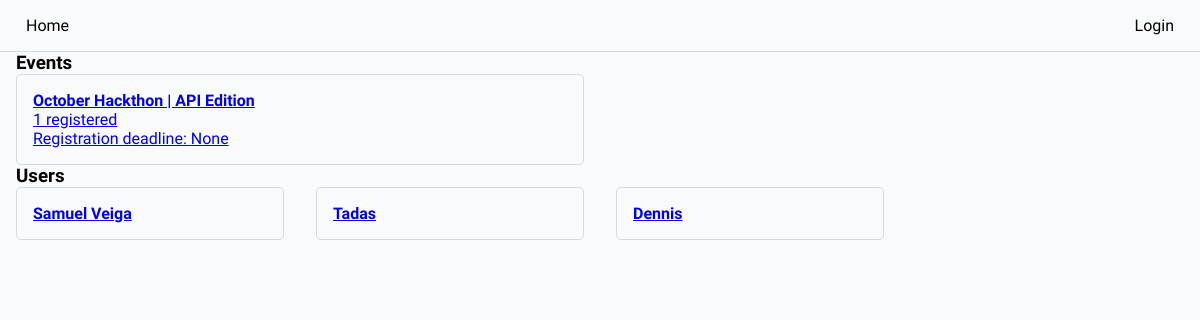
The app's page /, older data.
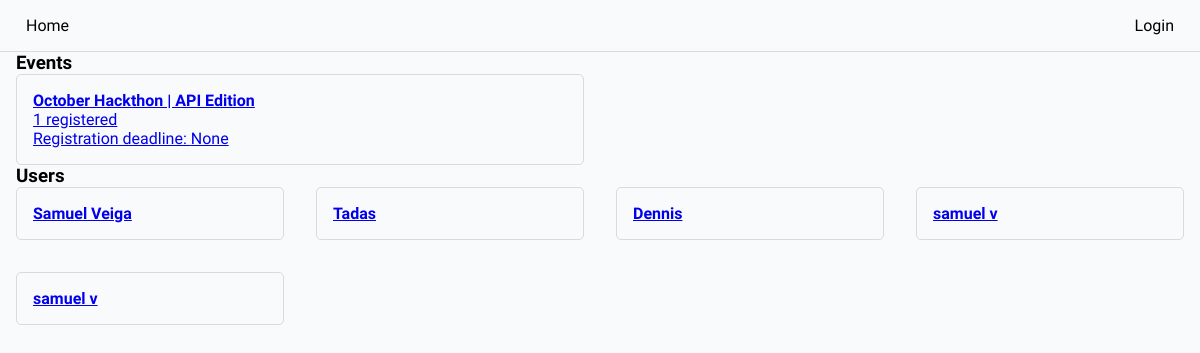
The same page, newer data.
### base/models.py (models this page shows, shortened)
class Event(models.Model):
    name = models.CharField(max_length=200)
    description = models.TextField(null=True, blank=True)
    participants = models.ManyToManyField(User, blank=True)
    start_date = models.DateTimeField(null=True)
    end_date = models.DateTimeField(null=True)
    registration_deadline = models.DateTimeField(null=True)
    updated = models.DateTimeField(auto_now=True)
    created = models.DateTimeField(auto_now_add=True)

class User(AbstractUser):
    name = models.CharField(max_length=100, null=True)
    email = models.EmailField(unique=True)
    bio = models.TextField(null=True, blank=True)
    hackthon_participant = models.BooleanField(default=True, null=True)
    avatar = models.ImageField(default='/images/avatar.png')
    USERNAME_FIELD = "email"
    REQUIRED_FIELDS = ["username"]

### base/views.py (the view)
# urls.py: path("", views.home_page, name="home"),
def home_page(request):
    users = User.objects.filter(hackthon_participant=True)
    events = Event.objects.all()
    context = {"users": users, "events": events}
    return render(request, "home.html", context)

### templates/home.html
{% extends 'base.html' %}
{% block content %}
    <section class="container--events">
        <h3>Events</h3>
        <div class="events--lists">
            {% for event in events %}
                <a href="{% url 'event' event.pk %}">
                    <div class="wrapper--event">
                        <strong>{{event.name}}</strong>
                        <p>{{event.participants.count}} registered</p>
                        <p>Registration deadline: {{event.registration_deadline}}</p>
                    </div>
                </a>
            {%endfor%}
        </div>
    </section>
    <section>
        <h3>Users</h3>
        <div class="user--lists">
            {% for user in users %}
            <a href="{% url 'profile' user.id %}">
                <div class="wrapper--user">
                    <h4>{{user.name}}</h4>
                </div>
            </a>
            {%endfor%}
        </div>
    </section>
{% endblock %}

Row changes from the older to the newer data that the page shows:
added User: name "samuel v"
added User: name "samuel v"
